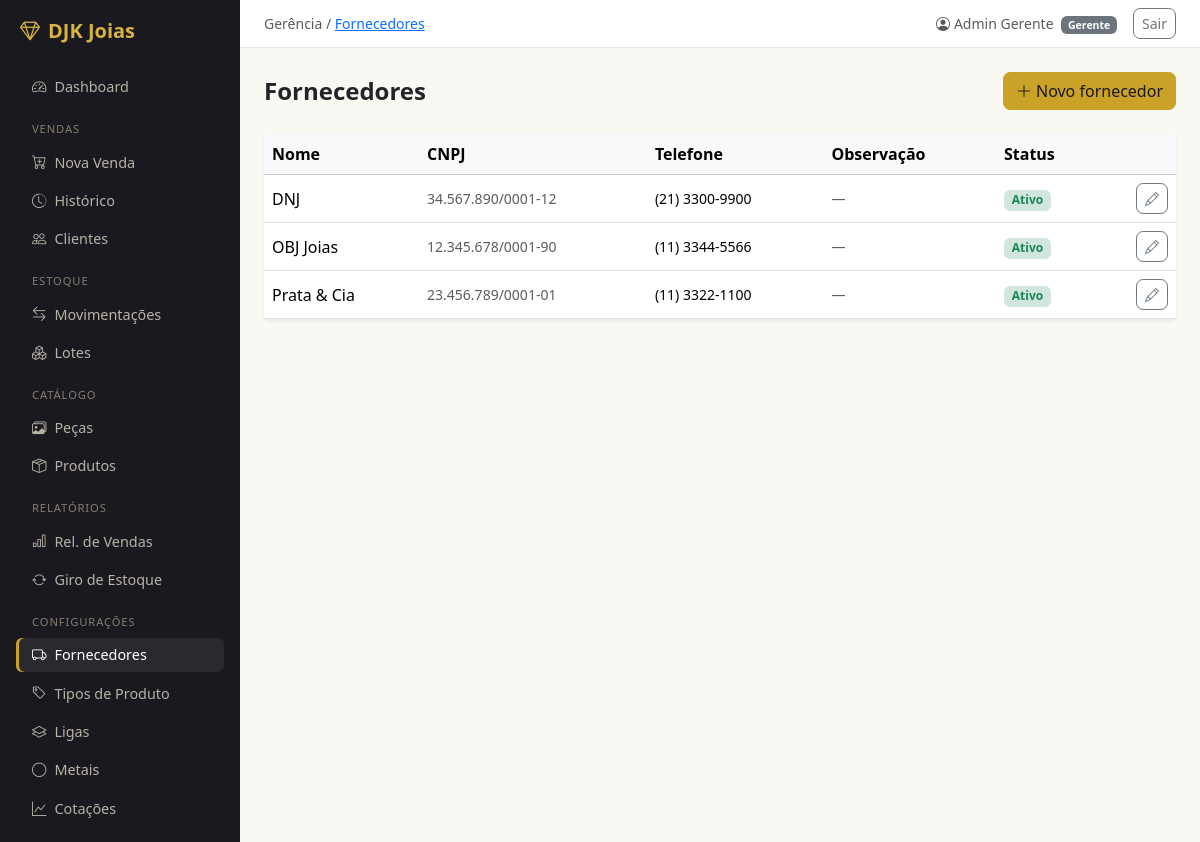
Before: /vendas/fornecedores/ (signed in) with the older database file.
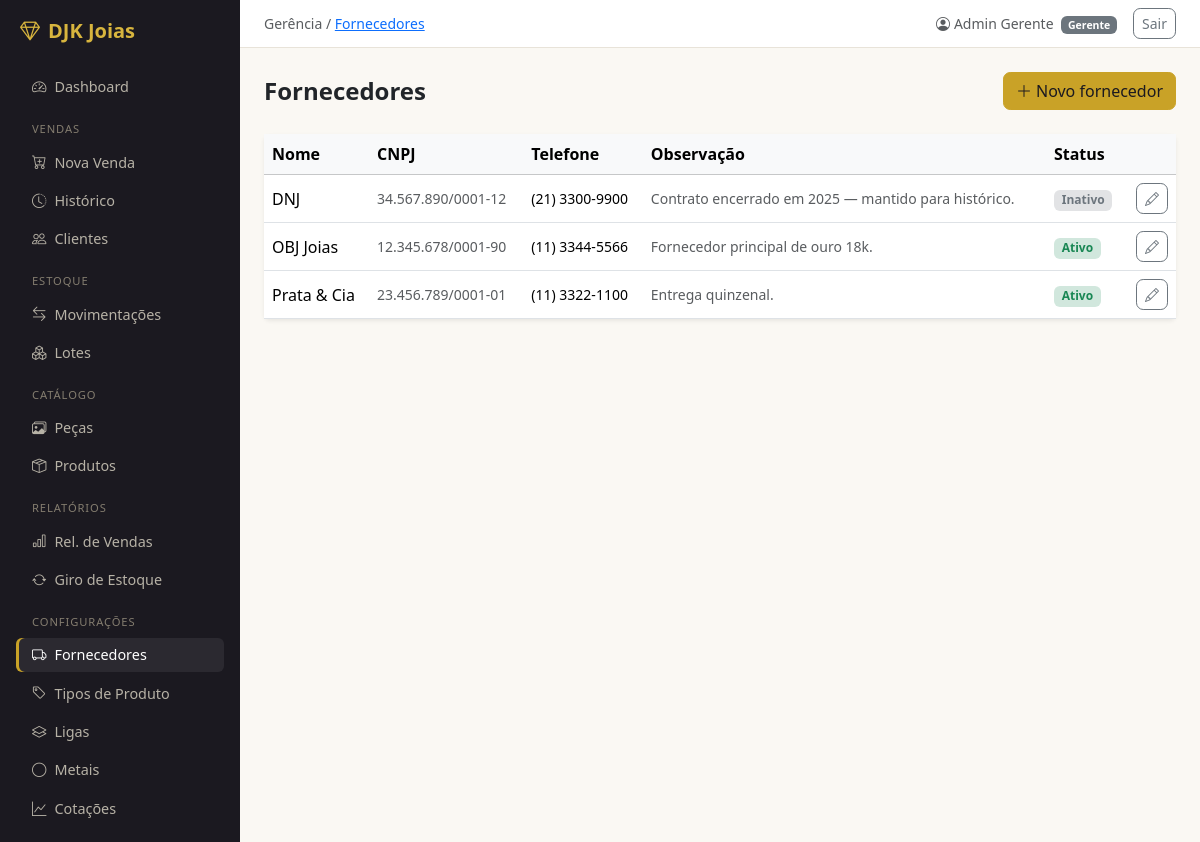
After: the same page with the newer database file.
### vendas/models.py (models this page shows)
class Fornecedor(models.Model):
    razao_social  = models.CharField(max_length=200, db_index=True)
    nome_fantasia = models.CharField(max_length=200, blank=True)
    cnpj          = models.CharField(max_length=18, unique=True, blank=True, null=True)
    email         = models.EmailField(blank=True)
    telefone      = models.CharField(max_length=20, blank=True)
    observacao    = models.TextField(blank=True)
    ativo         = models.BooleanField(default=True)
    criado_em     = models.DateTimeField(auto_now_add=True)
    class Meta:
        verbose_name        = 'Fornecedor'
        verbose_name_plural = 'Fornecedores'
        ordering            = ['razao_social']
    def __str__(self):
        return self.nome_fantasia or self.razao_social

### vendas/views.py (the view)
# urls.py: path('fornecedores/',                 views.FornecedorListView.as_view(),   name='fornecedor_list'),
class FornecedorListView(GerenteRequiredMixin, ListView):
    model               = Fornecedor
    template_name       = 'vendas/fornecedor_list.html'
    context_object_name = 'fornecedores'

### usuarios/mixins.py (called while the page is built)
    def dispatch(self, request, *args, **kwargs):
        if not request.user.is_authenticated:
            return self.handle_no_permission()
        if not request.user.is_gerente:
            messages.error(request, 'Acesso restrito a gerentes.')
            return redirect('dashboard:index')
        return super().dispatch(request, *args, **kwargs)

### usuarios/models.py (called while the page is built)
    @property
    def is_gerente(self):
        return self.perfil == self.Perfil.GERENTE

### vendas/templatetags/vendas_filters.py (called while the page is built)
@register.filter
def formato_tel(value):
    digits = re.sub(r'\D', '', str(value or ''))
    if len(digits) == 11:
        return f'({digits[:2]}) {digits[2:7]}-{digits[7:]}'
    if len(digits) == 10:
        return f'({digits[:2]}) {digits[2:6]}-{digits[6:]}'
    return value

### templates/vendas/fornecedor_list.html (shortened to what this page needs)
{% extends 'base.html' %}
{% load vendas_filters %}
{% block breadcrumb %}Gerência / <a href="{% url 'vendas:fornecedor_list' %}">Fornecedores</a>{% endblock %}
{% block content %}
<div class="d-flex align-items-center justify-content-between mb-4">
  <h4 class="fw-semibold mb-0">Fornecedores</h4>
  <a href="{% url 'vendas:fornecedor_create' %}" class="btn btn-warning">
    <i class="bi bi-plus-lg me-1"></i>Novo fornecedor
  </a>
</div>
<div class="card border-0 shadow-sm">
  <table class="table table-hover align-middle mb-0">
    <thead class="table-light">
      <tr><th>Nome</th><th>CNPJ</th><th>Telefone</th><th>Observação</th><th>Status</th><th></th></tr>
    </thead>
    <tbody>
      {% for f in fornecedores %}
      <tr>
        <td class="fw-medium">{{ f }}</td>
        <td class="small text-muted">{{ f.cnpj|default:"—" }}</td>
        <td class="small">{{ f.telefone|formato_tel|default:"—" }}</td>
        <td class="small text-muted">{{ f.observacao|default:"—"|truncatechars:60 }}</td>
        <td>
          {% if f.ativo %}<span class="badge bg-success-subtle text-success">Ativo</span>
          {% else %}<span class="badge bg-secondary-subtle text-secondary">Inativo</span>{% endif %}
        </td>
        <td class="text-end">
          <a href="{% url 'vendas:fornecedor_update' f.pk %}" class="btn btn-sm btn-outline-secondary">
            <i class="bi bi-pencil"></i>
          </a>
        </td>
      </tr>
      {% empty %}
      <tr><td colspan="6" class="text-center text-muted py-4">Nenhum fornecedor cadastrado.</td></tr>
      {% endfor %}
    </tbody>
  </table>
</div>
{% endblock %}

Changed rows visible on the page:
changed Fornecedor "DNJ": observacao "—" → "Contrato encerrado em 2025 — mantido para histórico."; ativo "Ativo" → "Inativo"
changed Fornecedor "OBJ Joias": observacao "—" → "Fornecedor principal de ouro 18k."
changed Fornecedor "Prata & Cia": observacao "—" → "Entrega quinzenal."
